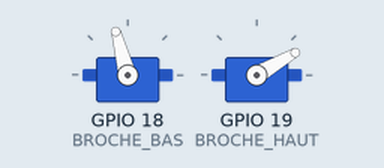
This sketch was run on a simulated ESP32. Parts: 2 × servo. What the sketch prints to the serial monitor is not drawn.

Above: at 3.05 s.
Timing chart, 0 to 6.0 s (numbered marks = the images above):
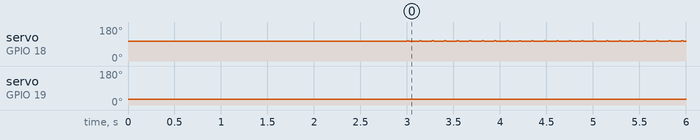

The sketch:

balayage.ino
```cpp
// OBSOLÈTE (2026-11-13) : essai 1, sans suite.
// À supprimer au nettoyage.
// balayage.ino
// Essai 1 de la tourelle : fait tourner les deux servos SG90, l'un après
// l'autre, de 45° à 135° et retour, lentement.
// But : vérifier le branchement et l'alimentation.
//
// Branchement :
//   fils bruns                              -> GND
//   fils rouges                             -> VIN (5 V venant de l'USB)
//   orange du servo du bas  (gauche/droite) -> D18
//   orange du servo du haut (haut/bas)      -> D19

#include <ESP32Servo.h>

// Broches de signal des servos
const int BROCHE_BAS = 18;
const int BROCHE_HAUT = 19;

// Centre de chaque servo : l'angle où la caméra regarde droit devant.
// À ajuster selon le montage (90 si les bras ont été fixés à 90°).
const int CENTRE_BAS = 105;
const int CENTRE_HAUT = 30;

// Balayage de part et d'autre du centre, pour ne pas forcer contre la monture
const int AMPLITUDE = 45;

// Pause entre deux pas de 1°, en millisecondes (plus grand = plus lent)
const int PAUSE_MS = 0;

Servo servoBas;
Servo servoHaut;

// Fait aller un servo de son centre au maximum, puis au minimum, puis au centre
void balayer(Servo &servo, const char *nom, int centre) {
  // Bornes du balayage, limitées à la course du servo (0° à 180°)
  int angleMin = constrain(centre - AMPLITUDE, 0, 180);
  int angleMax = constrain(centre + AMPLITUDE, 0, 180);

  Serial.print("Balayage du servo ");
  Serial.print(nom);
  Serial.print(" de ");
  Serial.print(angleMin);
  Serial.print(" à ");
  Serial.println(angleMax);

  for (int angle = centre; angle <= angleMax; angle++) {
    servo.write(angle);
    delay(PAUSE_MS);
  }
  for (int angle = angleMax; angle >= angleMin; angle--) {
    servo.write(angle);
    delay(PAUSE_MS);
  }
  for (int angle = angleMin; angle <= centre; angle++) {
    servo.write(angle);
    delay(PAUSE_MS);
  }
}

void setup() {
  // Messages lisibles dans le moniteur série (115200 bauds)
  Serial.begin(115200);

  // Réserve les minuteries PWM de l'ESP32 (comme l'exemple de la bibliothèque)
  ESP32PWM::allocateTimer(0);
  ESP32PWM::allocateTimer(1);
  ESP32PWM::allocateTimer(2);
  ESP32PWM::allocateTimer(3);

  // Un servo SG90 attend une impulsion toutes les 20 ms, soit 50 Hz
  servoBas.setPeriodHertz(50);
  servoHaut.setPeriodHertz(50);

  // Largeur d'impulsion pour 0° et 180°, en microsecondes (valeurs usuelles du SG90)
  servoBas.attach(BROCHE_BAS, 500, 2400);
  servoHaut.attach(BROCHE_HAUT, 500, 2400);

  // Départ : les deux servos au centre, 3 s pour vérifier que la caméra
  // regarde droit devant
  servoBas.write(CENTRE_BAS);
  servoHaut.write(CENTRE_HAUT);
  Serial.println("Servos au centre");
  delay(3000);
}

void loop() {
  balayer(servoBas, "du bas", CENTRE_BAS);
  delay(50);
  balayer(servoHaut, "du haut", CENTRE_HAUT);
  delay(50);
}
```

Measured:
- by itself, servo on GPIO 18 (BROCHE_BAS): alternates 106° for 0.02 s and 105° for 0.12 s
- by itself, servo on GPIO 19 (BROCHE_HAUT): alternates 31° for 0.02 s and 30° for 0.12 s
